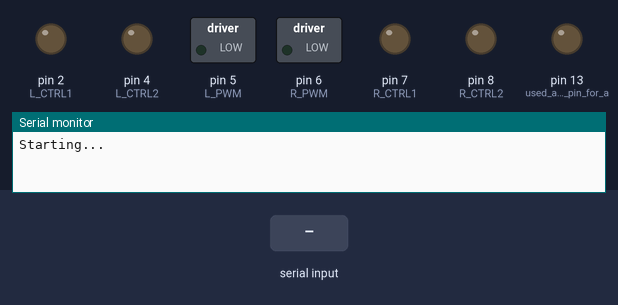
A sketch run on a simulated Arduino Uno, built with avr-gcc and run on an emulated ATmega328P. Shown: switched loads named in the sketch (green lamp = pin HIGH), output pins drawn as LEDs (lit = HIGH), the last lines printed to the serial monitor. The inputs (shaded band) are chosen by the test bench.

Above: at 1.2 s.
1.3 s: byte 30 received over Serial
At 1.7 s:
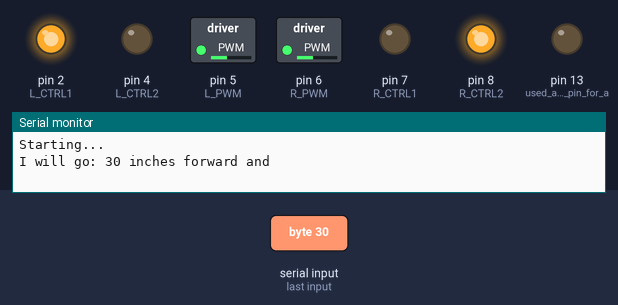
2.8 s: byte 90 received over Serial
At 5.09 s:
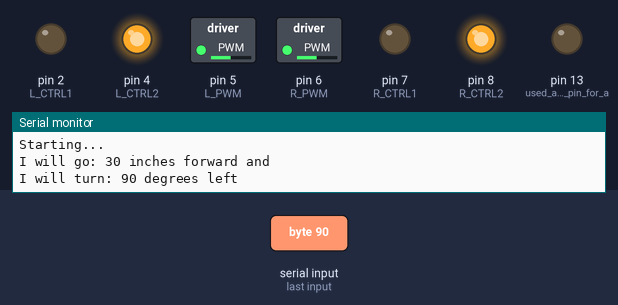
At 6.3 s:
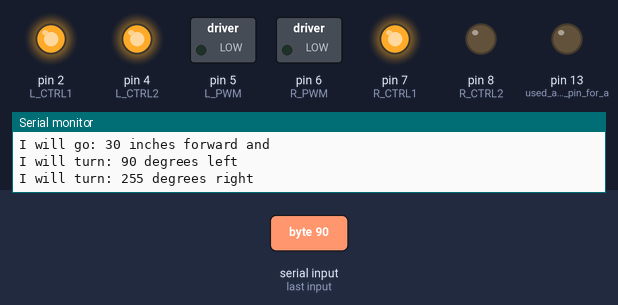
Timing chart, 0 to 7.8 s (numbered marks = the images above; inputs shaded):
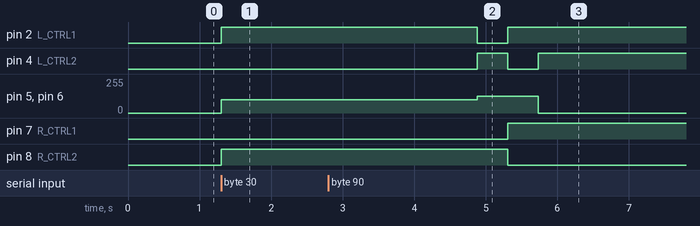

Measured:
- after the input at 1.3 s, pin 2 (L_CTRL1), pin 8 (R_CTRL2): LOW → HIGH at once; pin 5 (L_PWM), pin 6 (R_PWM): 0/255 → 100/255 at once
- after the input at 2.8 s, pin 7 (R_CTRL1): LOW → HIGH after 2.5 s instead of 3.3 s; pin 8 (R_CTRL2): HIGH → LOW after 2.5 s instead of 3.3 s

The sketch:

BT_redbot.ino
```cpp
// H-Bridge motor driver pins
#define    L_CTRL1   2
#define    L_CTRL2   4
#define    L_PWM     5

#define    R_CTRL1   7
#define    R_CTRL2   8
#define    R_PWM     6

// XBee SW_Serial pins
#define    SW_SER_TX A0
#define    SW_SER_RX A1

byte dist; //Defining a variable used for distance (in)
byte turn; //Defining a variable used for turning (degrees)
byte turnRight;

void setup()
{

  //Establishing serial communications:
  Serial.begin(115200);
  while (!Serial);

  //Redbot arduino pins
  pinMode(L_CTRL1, OUTPUT);  // used as a debug pin for an LED.
  pinMode(L_CTRL2, OUTPUT);  // used as a debug pin for an LED.
  pinMode(L_PWM, OUTPUT);  // used as a debug pin for an LED.

  pinMode(R_CTRL1, OUTPUT);  // used as a debug pin for an LED.
  pinMode(R_CTRL2, OUTPUT);  // used as a debug pin for an LED.
  pinMode(R_PWM, OUTPUT);  // used as a debug pin for an LED.

  pinMode(13, OUTPUT);  // used as a debug pin for an LED.

  Serial.println("Starting...");
}

void loop()
{

  if (Serial.available()) //Checks if serial communication is established
  {

    //GOING FORWARD/BACKWARD:

    dist = Serial.read(); //Reads distance from serial input

    //Checks if distance input is positive, indicating that the robot will go forward, running the code below:

    //Printing distance on serial monitor:
    Serial.print("I will go: ");
    Serial.print(dist);
    Serial.print(" inches forward and");
    Serial.println();

    float Time; //Establishes a varable for the milliseconds the motors will run forward
    Time = go(dist); //Establishes time as a result of variable/function "go" (see "float go" below)

    //Commands for redbot moving forward:
    rightMotor(100);
    leftMotor(100);
    delay(Time);
    rightBrake();
    leftBrake();

    //TURNING RIGHT/LEFT:

    turn = Serial.read(); //Reads degrees from serial input
    turnRight = Serial.read();

    //As stated above, if degrees is positive, the robot will turn left


    //Printing degrees on serial monitor:
    Serial.print("I will turn: ");
    Serial.print(turn);
    Serial.print(" degrees left");
    Serial.println();

    float turnTimeL; //Establishing a variable for the milliseconds the motors will run in opposite directions, making the robot turn left
    turnTimeL = goturn(turn); //Establishing time as a result of variable/function "goturn" (see "float goturn" below)

    //Commands for redbot turning left
    rightMotor(125);
    leftMotor(-125);
    delay(turnTimeL);
    rightBrake();
    leftBrake();


    //If the second serial input is not positive, then run code below:


    //Printing degrees on serial monitor:
    Serial.print("I will turn: ");
    Serial.print(turnRight);
    Serial.print(" degrees right");
    Serial.println();

    float turnTimeR; //Establishing a variable for the milliseconds the motors will run in opposite directions, making the robot turn left
    turnTimeR = goturn2(turnRight); //Establishing time as a result of variable/function "goturn" (see "float goturn" below)

    //Commands for redbot turning left
    rightMotor(-125);
    leftMotor(125);
    delay(turnTimeR);
    rightBrake();
    leftBrake();

    Serial.println();
  }
}


//Function for the time redbot will run, translating to distance:
float go(float dist) {
  float result; //Variable for the result of "go"
  result = 1000.0 * (abs(dist) / 8.375); //Multiplies 1000 by the absolute value of the serial input number divided by the speed of the robot (in inches per second). This makes the value put in the first set of delays above.
  return result; //Makes "float go" into the result of equation above, making the moving time for the rebot into result
}

//Function for the time redbot will turn, translating to degrees:
float goturn(float turn) {
  float result1; //Variable for the result of "go"
  result1 =  (1700.0 * abs(turn)) / 360; //Multiplies 1000 by the absolute value of the second serial input number divided by 360 degrees (full circle). This makes the value put in the second set of delays above.
  return result1; //Makes "float goturn" into the result of equation above, which makes the turning time for the redbot into result1
}

float goturn2(float turnRight) {
  float result1; //Variable for the result of "go"
  result1 =  (1700.0 * abs(turn)) / 360; //Multiplies 1000 by the absolute value of the second serial input number divided by 360 degrees (full circle). This makes the value put in the second set of delays above.
  return result1; //Makes "float goturn" into the result of equation above, which makes the turning time for the redbot into result1
}


//Below are the commands for driving and breaking the motors:

/*******************************************************************************/
void leftMotor(int motorPower)
{
  motorPower = constrain(motorPower, -255, 255); //Constrain motorPower to -255 to +255
  if (motorPower >= 0) //could make it <= if robot's wheels are turning in opposite directions
  {
    // spin CW
    digitalWrite(L_CTRL1, HIGH);
    digitalWrite(L_CTRL2, LOW);
    analogWrite(L_PWM, abs(motorPower));
  }
  else
  {
    //Spin CCW
    digitalWrite(L_CTRL1, LOW);
    digitalWrite(L_CTRL2, HIGH);
    analogWrite(L_PWM, abs(motorPower));
  }
}

/*******************************************************************************/
void leftBrake()
{
  //Sets both controls HIGH, shorts the motor out -- causing it to self brake.
  digitalWrite(L_CTRL1, HIGH);
  digitalWrite(L_CTRL2, HIGH);
  analogWrite(L_PWM, 0);
}

/*******************************************************************************/
void rightMotor(int motorPower)
{
  motorPower = constrain(motorPower, -255, 255); //Constrains motorPower to -255 to +255
  if (motorPower <= 0) //could make it >= if robot's wheels are turning in opposite directions
  {
    //Spin CW
    digitalWrite(R_CTRL1, HIGH);
    digitalWrite(R_CTRL2, LOW);
    analogWrite(R_PWM, abs(motorPower));
  }
  else
  {
    //Spin CCW
    digitalWrite(R_CTRL1, LOW);
    digitalWrite(R_CTRL2, HIGH);
    analogWrite(R_PWM, abs(motorPower));
  }
}

/*******************************************************************************/
void rightBrake()
{
  //Sets both controls HIGH, shorts the motor out -- causing it to self brake.
  digitalWrite(L_CTRL1, HIGH);
  digitalWrite(L_CTRL2, HIGH);
  analogWrite(R_PWM, 0);
}
```
